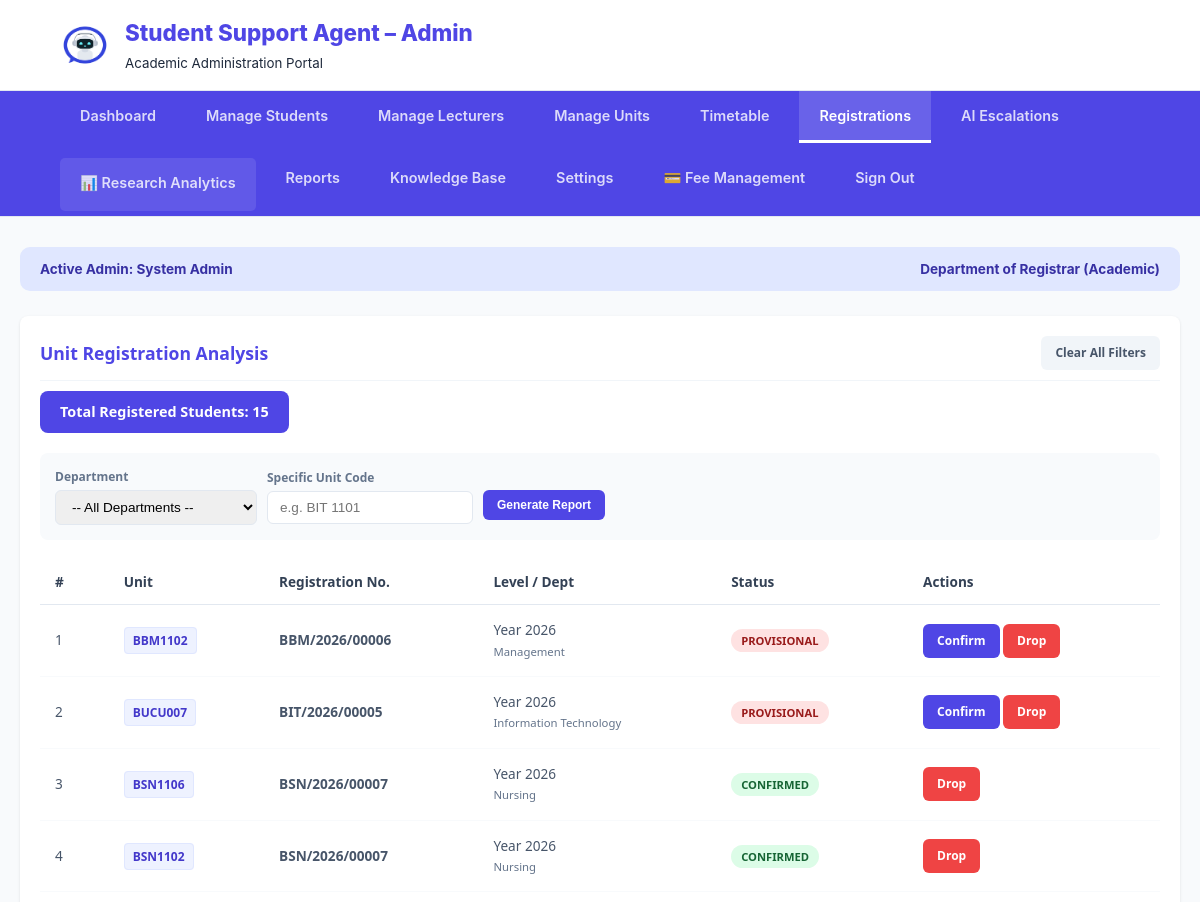
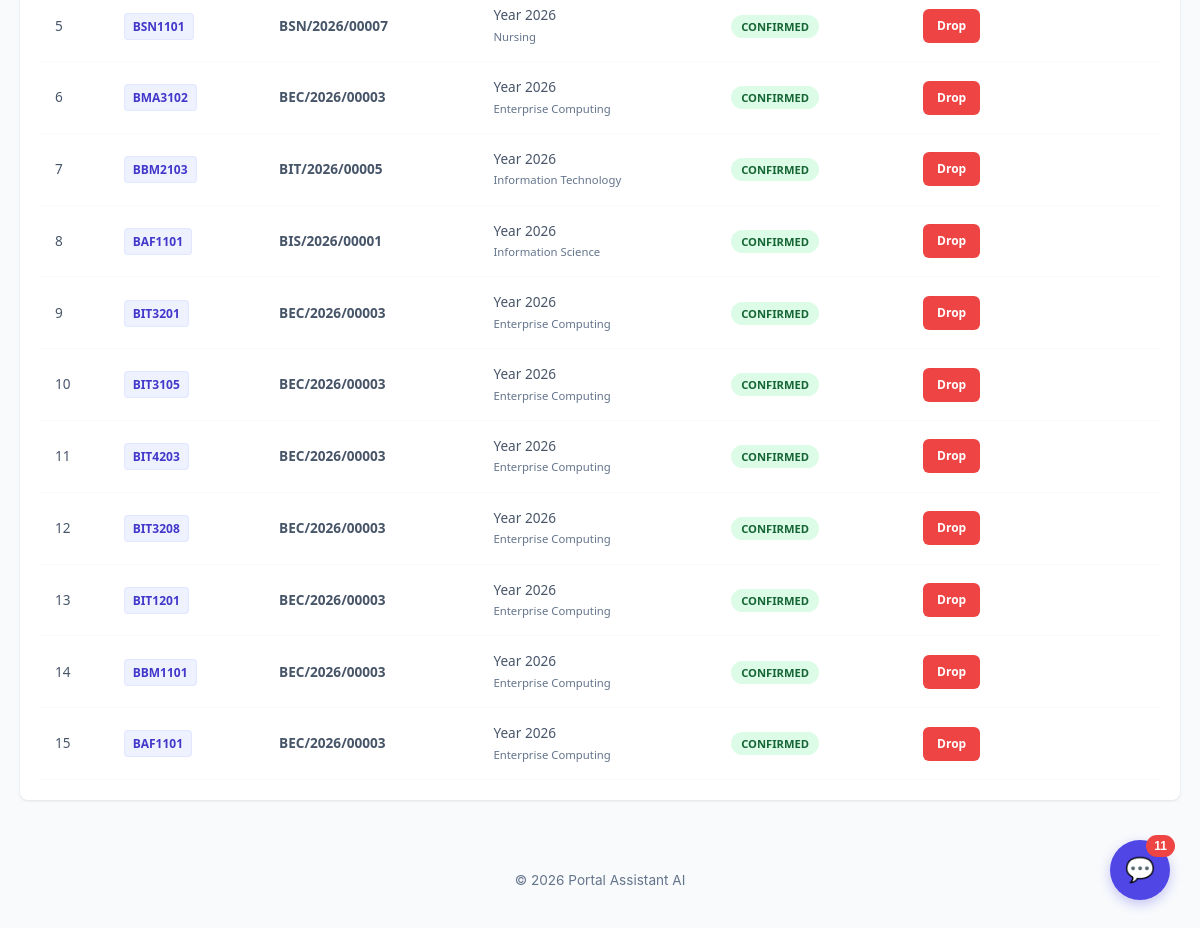
The app's page /Admin/Admin-index.php?section=registrations (signed in), older data (2 pictures, top to bottom).
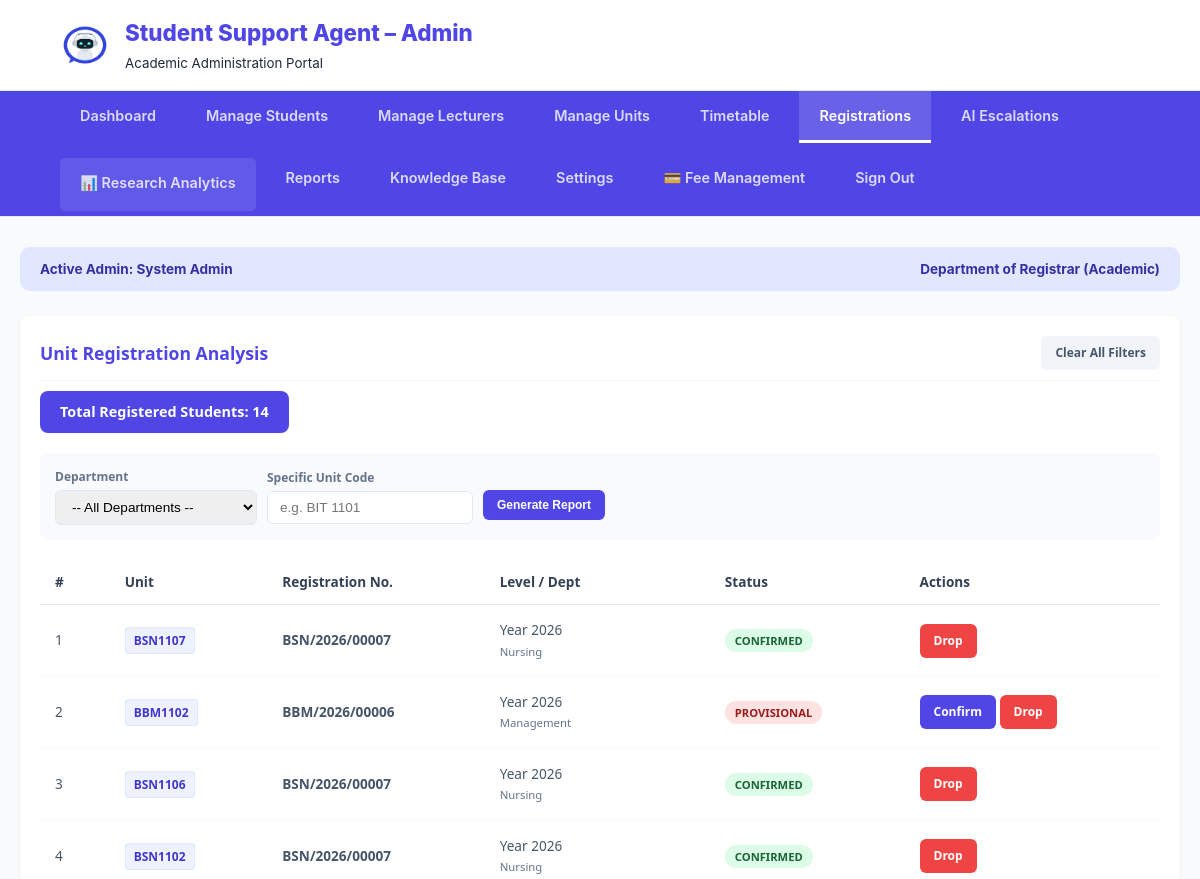
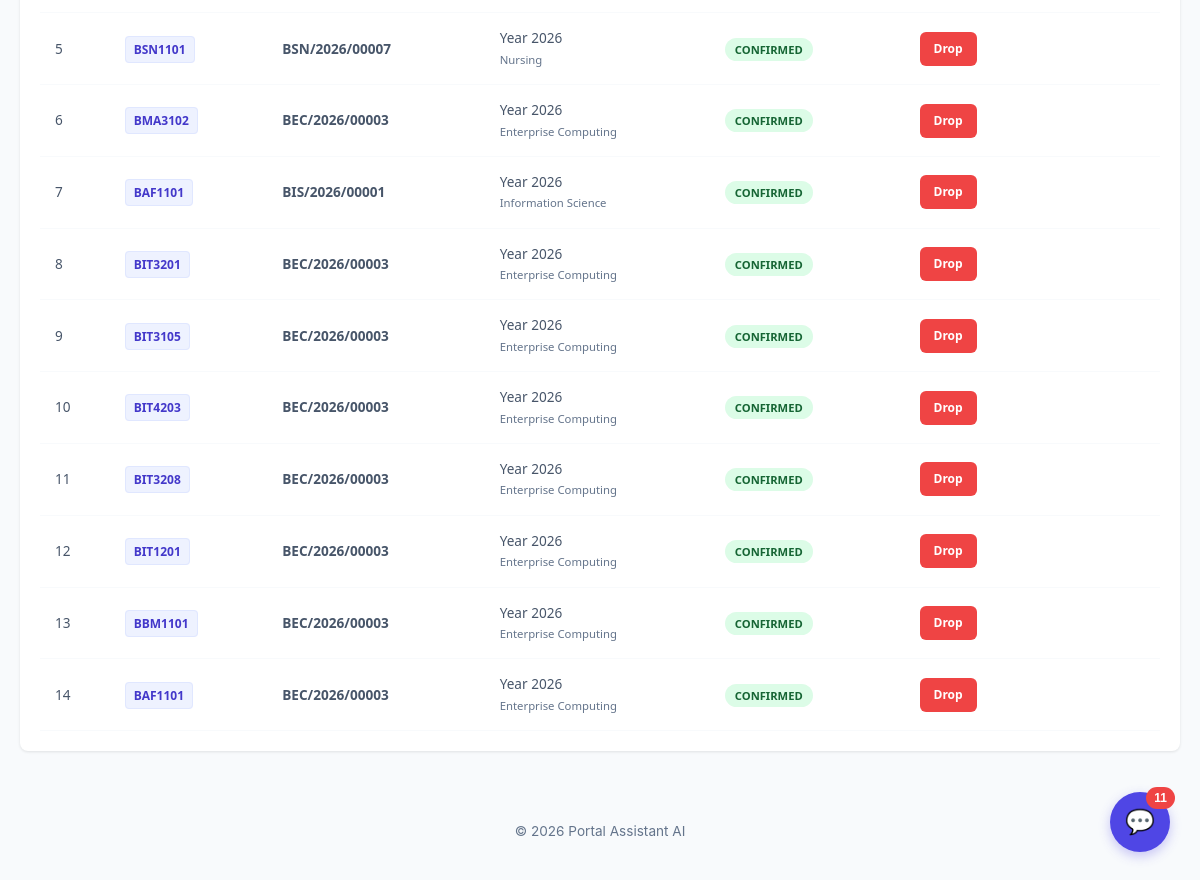
The same page, newer data (2 pictures, top to bottom).
### tables this page shows
CREATE TABLE `registered_courses` (
  `id` int(11) NOT NULL,
  `student_reg_no` varchar(30) NOT NULL,
  `unit_code` varchar(20) NOT NULL,
  `department` varchar(100) DEFAULT NULL,
  `exam_type` varchar(30) NOT NULL,
  `class_group` varchar(20) NOT NULL,
  `semester` varchar(20) NOT NULL,
  `academic_year` varchar(10) NOT NULL,
  `status` enum('Provisional','Confirmed') DEFAULT 'Provisional',
  `registered_at` timestamp NOT NULL DEFAULT current_timestamp()
);

### Admin/view_registrations.php (the view, shortened to what this page needs)
<?php
$where_clause = "WHERE 1=1";
$selected_dept = isset($_POST['dept_filter']) ? mysqli_real_escape_string($conn, $_POST['dept_filter']) : "";
$selected_unit = isset($_POST['unit_filter']) ? mysqli_real_escape_string($conn, $_POST['unit_filter']) : "";
$query = "SELECT * FROM registered_courses $where_clause ORDER BY registered_at DESC";
$result = mysqli_query($conn, $query);
$total_students = mysqli_num_rows($result);
?>
<div class="master-plan-container">
    <div class="plan-header">
        <h2>Unit Registration Analysis</h2>
        <a href="Admin-index.php?section=registrations" class="btn-action" style="background: #f1f5f9; color: #475569;">Clear All Filters</a>
    </div>
    <div class="summary-counter">
        <?php
            if(!empty($selected_dept) || !empty($selected_unit)){
                echo "Found " . $total_students . " student(s) matching your filters.";
            } else {
                echo "Total Registered Students: " . $total_students;
            }
        ?>
    </div>
    <form method="POST" class="filter-bar">
        <div style="display:flex; flex-direction:column; gap:4px;">
            <label style="font-size: 0.75rem; font-weight:700; color:#64748b;">Department</label>
            <select name="dept_filter" class="filter-input">
                <option value="">-- All Departments --</option>
            </select>
        </div>
        <div style="display:flex; flex-direction:column; gap:4px;">
            <label style="font-size: 0.75rem; font-weight:700; color:#64748b;">Specific Unit Code</label>
            <input type="text" name="unit_filter" placeholder="e.g. BIT 1101" class="filter-input" value="<?php echo htmlspecialchars($selected_unit); ?>">
        </div>
        <button type="submit" name="filter_reg" class="btn-action btn-confirm" style="margin-top: 18px;">Generate Report</button>
    </form>
    <table class="workload-table">
        <thead>
            <tr>
                <th>#</th>
                <th>Unit</th>
                <th>Registration No.</th>
                <th>Level / Dept</th>
                <th>Status</th>
                <th>Actions</th>
            </tr>
        </thead>
        <tbody>
            <?php if($total_students > 0): $count = 1; ?>
                <?php while($row = mysqli_fetch_assoc($result)): ?>
                <tr>
                    <td><?php echo $count++; ?></td>
                    <td><span class="unit-badge"><?php echo htmlspecialchars($row['unit_code']); ?></span></td>
                    <td style="font-weight: 600;"><?php echo htmlspecialchars($row['student_reg_no']); ?></td>
                    <td>
                        <span style="display:block; font-weight: 500;">Year <?php echo $row['academic_year']; ?></span>
                        <small style="color:#64748b;"><?php echo htmlspecialchars($row['department']); ?></small>
                    </td>
                    <td><span class="status-tag <?php echo strtolower($row['status']); ?>"><?php echo $row['status']; ?></span></td>
                    <td>
                        <?php if($row['status'] == 'Provisional'): ?>
                            <a href="Admin-index.php?section=registrations&action=confirm&reg_id=<?php echo $row['id']; ?>" class="btn-action btn-confirm">Confirm</a>
                        <?php endif; ?>
                        <a href="Admin-index.php?section=registrations&action=drop&reg_id=<?php echo $row['id']; ?>" class="btn-action btn-drop" onclick="return confirm('Drop student?')">Drop</a>
                    </td>
                </tr>
                <?php endwhile; ?>
            <?php else: ?>
                <tr><td colspan="6" style="text-align:center; padding: 40px; color: #94a3b8;">No students found for this department/unit combination.</td></tr>
            <?php endif; ?>
        </tbody>
    </table>
</div>

Row changes from the older to the newer data that the page shows:
removed registered_courses: unit_code "BUCU007", student_reg_no "BIT/2026/00005", academic_year "2026", department "Information Technology", status "PROVISIONAL"
removed registered_courses: unit_code "BBM2103", student_reg_no "BIT/2026/00005", academic_year "2026", department "Information Technology", status "CONFIRMED"
added registered_courses: unit_code "BSN1107", student_reg_no "BSN/2026/00007", academic_year "2026", department "Nursing", status "CONFIRMED"
Text that changed along with them:
$total_students: "15" → "14"
